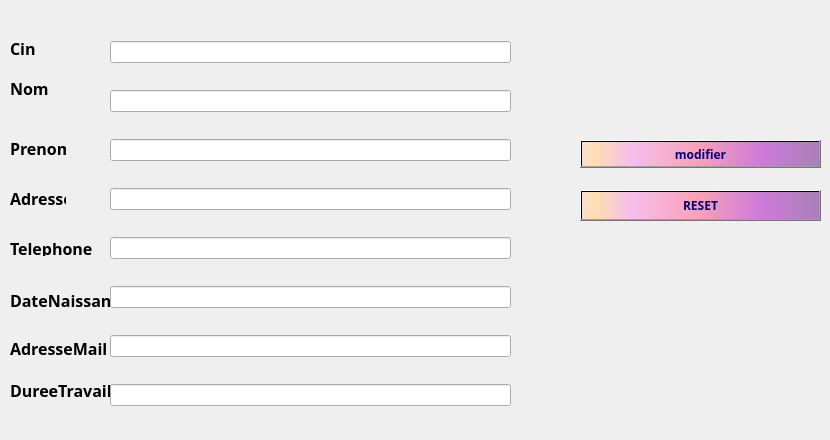
          <widget class="QWidget" name="tab_8">
           <attribute name="title">
            <string>Modifier personnel</string>
           </attribute>
           <widget class="QPushButton" name="pb_modifier">
            <property name="geometry">
             <rect>
              <x>580</x>
              <y>140</y>
              <width>241</width>
              <height>28</height>
             </rect>
            </property>
            <property name="font">
             <font>
              <family>Sitka Display</family>
              <pointsize>9</pointsize>
              <weight>75</weight>
              <bold>true</bold>
             </font>
            </property>
            <property name="styleSheet">
             <string notr="true">background-color: qlineargradient(spread:pad, x1:1, y1:0, x2:1, y2:0, stop:0.919598 rgba(255, 0, 111, 255), stop:0.98 rgba(0, 0, 0, 255), stop:1 rgba(235, 148, 61, 255));
color: rgb(0, 0, 127);
background-color: qlineargradient(spread:pad, x1:0, y1:0, x2:1, y2:0, stop:0.0100503 rgba(252, 222, 204, 255), stop:0.0502513 rgba(254, 223, 175, 255), stop:0.211055 rgba(246, 189, 237, 255), stop:0.487437 rgba(249, 162, 183, 255), stop:0.753769 rgba(206, 122, 218, 255), stop:1 rgba(170, 128, 185, 255));</string>
            </property>
            <property name="text">
             <string>modifier</string>
            </property>
            <property name="icon">
             <iconset resource="img.qrc">
              <normaloff>:/modifier.png</normaloff>:/modifier.png</iconset>
            </property>
           </widget>
           <widget class="QLabel" name="label_9">
            <property name="geometry">
             <rect>
              <x>10</x>
              <y>40</y>
              <width>56</width>
              <height>16</height>
             </rect>
            </property>
            <property name="font">
             <font>
              <family>Sitka Display</family>
              <pointsize>12</pointsize>
              <weight>75</weight>
              <bold>true</bold>
             </font>
            </property>
            <property name="text">
             <string>Cin </string>
            </property>
           </widget>
           <widget class="QLabel" name="label_10">
            <property name="geometry">
             <rect>
              <x>10</x>
              <y>80</y>
              <width>56</width>
              <height>16</height>
             </rect>
            </property>
            <property name="font">
             <font>
              <family>Sitka Display</family>
              <pointsize>12</pointsize>
              <weight>75</weight>
              <bold>true</bold>
             </font>
            </property>
            <property name="text">
             <string>Nom</string>
            </property>
           </widget>
           <widget class="QLabel" name="label_11">
            <property name="geometry">
             <rect>
              <x>10</x>
              <y>140</y>
              <width>56</width>
              <height>16</height>
             </rect>
            </property>
            <property name="font">
             <font>
              <family>Sitka Display</family>
              <pointsize>12</pointsize>
              <weight>75</weight>
              <bold>true</bold>
             </font>
            </property>
            <property name="text">
             <string>Prenom</string>
            </property>
           </widget>
           <widget class="QLabel" name="label_12">
            <property name="geometry">
             <rect>
              <x>10</x>
              <y>190</y>
              <width>56</width>
              <height>16</height>
             </rect>
            </property>
            <property name="font">
             <font>
              <family>Sitka Display</family>
              <pointsize>12</pointsize>
              <weight>75</weight>
              <bold>true</bold>
             </font>
            </property>
            <property name="text">
             <string>Adresse</string>
            </property>
           </widget>
           <widget class="QLabel" name="label_24">
            <property name="geometry">
             <rect>
              <x>10</x>
              <y>340</y>
              <width>141</width>
              <height>16</height>
             </rect>
            </property>
            <property name="font">
             <font>
              <family>Sitka Display</family>
              <pointsize>12</pointsize>
              <weight>75</weight>
              <bold>true</bold>
             </font>
            </property>
            <property name="text">
             <string>AdresseMail</string>
            </property>
           </widget>
           <widget class="QLabel" name="label_25">
            <property name="geometry">
             <rect>
              <x>10</x>
              <y>380</y>
              <width>111</width>
              <height>21</height>
             </rect>
            </property>
            <property name="font">
             <font>
              <family>Sitka Display</family>
              <pointsize>12</pointsize>
              <weight>75</weight>
              <bold>true</bold>
             </font>
            </property>
            <property name="text">
             <string>DureeTravail</string>
            </property>
           </widget>
           <widget class="QLabel" name="label_26">
            <property name="geometry">
             <rect>
              <x>10</x>
              <y>240</y>
              <width>91</width>
              <height>16</height>
             </rect>
            </property>
            <property name="font">
             <font>
              <family>Sitka Display</family>
              <pointsize>12</pointsize>
              <weight>75</weight>
              <bold>true</bold>
             </font>
            </property>
            <property name="text">
             <string>Telephone</string>
            </property>
           </widget>
           <widget class="QLabel" name="label_27">
            <property name="geometry">
             <rect>
              <x>10</x>
              <y>290</y>
              <width>121</width>
              <height>21</height>
             </rect>
            </property>
            <property name="font">
             <font>
              <family>Sitka Display</family>
              <pointsize>12</pointsize>
              <weight>75</weight>
              <bold>true</bold>
             </font>
            </property>
            <property name="text">
             <string>DateNaissance</string>
            </property>
           </widget>
           <widget class="QWidget" name="verticalLayoutWidget_7">
            <property name="geometry">
             <rect>
              <x>110</x>
              <y>20</y>
              <width>401</width>
              <height>411</height>
             </rect>
            </property>
            <layout class="QVBoxLayout" name="verticalLayout_9">
             <item>
              <widget class="QLineEdit" name="line_cin"/>
             </item>
             <item>
              <widget class="QLineEdit" name="line_nom"/>
             </item>
             <item>
              <widget class="QLineEdit" name="line_prenom"/>
             </item>
             <item>
              <widget class="QLineEdit" name="line_adresse"/>
             </item>
             <item>
              <widget class="QLineEdit" name="line_telephone"/>
             </item>
             <item>
              <widget class="QLineEdit" name="line_age"/>
             </item>
             <item>
              <widget class="QLineEdit" name="line_adresseMail"/>
             </item>
             <item>
              <widget class="QLineEdit" name="line_dureeTravail"/>
             </item>
            </layout>
           </widget>
           <widget class="QPushButton" name="pushButton_7">
            <property name="geometry">
             <rect>
              <x>580</x>
              <y>190</y>
              <width>241</width>
              <height>31</height>
             </rect>
            </property>
            <property name="font">
             <font>
              <family>Sitka Display</family>
              <pointsize>9</pointsize>
              <weight>75</weight>
              <bold>true</bold>
             </font>
            </property>
            <property name="styleSheet">
             <string notr="true">background-color: qlineargradient(spread:pad, x1:1, y1:0, x2:1, y2:0, stop:0.919598 rgba(255, 0, 111, 255), stop:0.98 rgba(0, 0, 0, 255), stop:1 rgba(235, 148, 61, 255));
color: rgb(0, 0, 127);
background-color: qlineargradient(spread:pad, x1:0, y1:0, x2:1, y2:0, stop:0.0100503 rgba(252, 222, 204, 255), stop:0.0502513 rgba(254, 223, 175, 255), stop:0.211055 rgba(246, 189, 237, 255), stop:0.487437 rgba(249, 162, 183, 255), stop:0.753769 rgba(206, 122, 218, 255), stop:1 rgba(170, 128, 185, 255));</string>
            </property>
            <property name="text">
             <string>RESET</string>
            </property>
            <property name="icon">
             <iconset resource="img.qrc">
              <normaloff>:/reset.png</normaloff>:/reset.png</iconset>
            </property>
            <property name="iconSize">
             <size>
              <width>20</width>
              <height>50</height>
             </size>
            </property>
           </widget>
          </widget>
